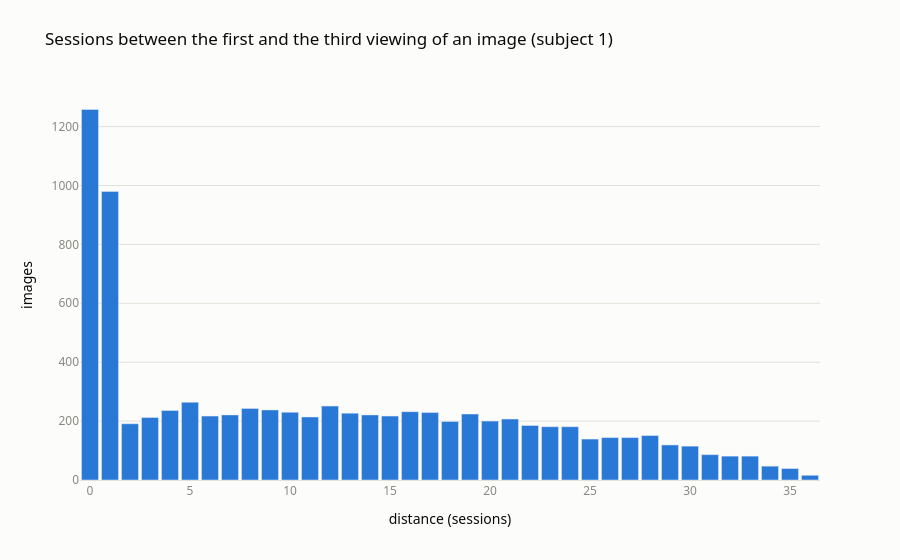

Here is the notebook cell this chart was saved with:
### Code cell
# [1.6.2] Chart: distribution of the distance
gap_count = gap.value_counts().sort_index()

fig = go.Figure()
fig.add_bar(
    x=gap_count.index,
    y=gap_count.values,
    marker=dict(color=BLUE),
    hovertemplate="distance of %{x} sessions: %{y} images<extra></extra>",
)
fig.update_layout(bargap=0.15)
style(fig,
      title="Sessions between the first and the third viewing of an image (subject 1)",
      xaxis_title="distance (sessions)",
      yaxis_title="images")
fig.show()

### Figure 1 — Plotly figure (JSON) as saved in the notebook; plotly's stock layout.template omitted (floating-point values rounded to 4 significant figures)
{"data": [{"hovertemplate": "distance of %{x} sessions: %{y} images<extra></extra>", "marker": {"color": "#2a78d6"}, "type": "bar", "x": [0, 1, 2, 3, 4, 5, 6, 7, 8, 9, 10, 11, 12, 13, 14, 15, 16, 17, 18, 19, 20, 21, 22, 23, 24, 25, 26, 27, 28, 29, 30, 31, 32, 33, 34, 35, 36], "y": [1258, 980, 191, 212, 236, 264, 217, 221, 243, 238, 230, 214, 251, 227, 221, 217, 232, 229, 199, 224, 200, 207, 185, 181, 181, 139, 144, 144, 151, 119, 115, 86, 81, 81, 47, 39, 16]}], "layout": {"bargap": 0.15, "font": {"color": "#0b0b0b", "family": "system-ui, 'Segoe UI', sans-serif"}, "legend": {"orientation": "h", "x": 0, "y": 1.02, "yanchor": "bottom"}, "margin": {"t": 90}, "paper_bgcolor": "#fcfcfb", "plot_bgcolor": "#fcfcfb", "title": {"text": "Sessions between the first and the third viewing of an image (subject 1)"}, "xaxis": {"linecolor": "#e1e0d9", "showgrid": false, "tickfont": {"color": "#898781"}, "title": {"text": "distance (sessions)"}}, "yaxis": {"gridcolor": "#e1e0d9", "tickfont": {"color": "#898781"}, "title": {"text": "images"}, "zeroline": false}}}
